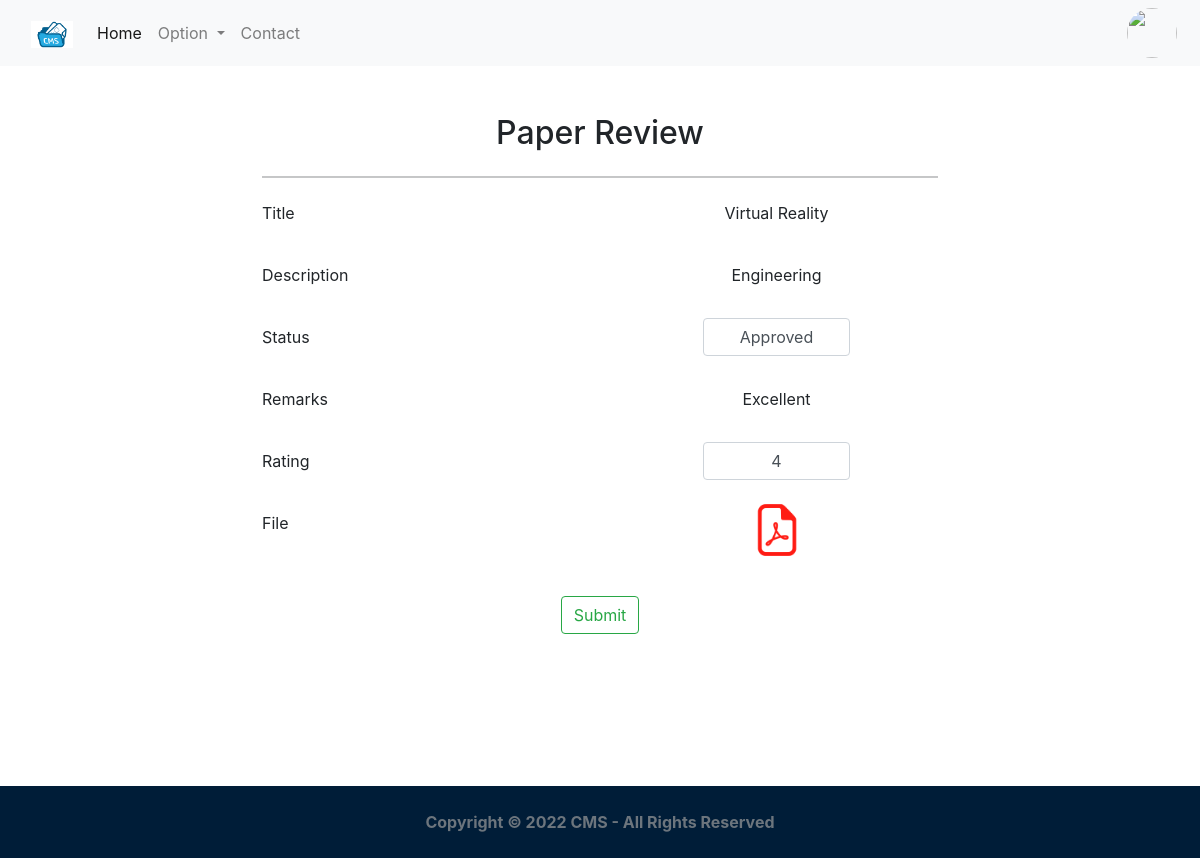
Screenshot of /feed/reviewer/update_review/10 (signed in) with the database file from the repository.
### core/models.py (models this page shows, shortened)
class Paper(models.Model):
	title = models.CharField(max_length=100)
	description = models.CharField(max_length=200)
	status = models.CharField(max_length=30,default='Submitted')
	file = models.FileField(upload_to='author_files/',validators=(validate_is_pdf,)) # taking files from author
	user = models.ForeignKey(User, on_delete=models.CASCADE)
	remarks = models.CharField(max_length=255,default='No-Remark')
	rating = models.IntegerField(default=0)
	created_on = models.DateTimeField(auto_now_add=True)
	review_date = models.DateTimeField(null=True)
	review_by = models.IntegerField(null=True)
	is_review_submit = models.BooleanField(default=False)
	class Meta:
		ordering = ['-created_on']

### core/views.py (the view, shortened to what this page needs)
# urls.py: path('feed/reviewer/update_review/<int:id>',login_required(UpdateReview.as_view()),name='update_review_view'),
class UpdateReview(View):
	template_name='core/updatereview.html'
	form_class = FormStatus
	def get(self,request,*args,**kwargs):
		detail_id = kwargs.get('id')
		detail_info=Paper.objects.filter(pk=detail_id).all()
		context={'detail_info':detail_info,}
		return render(request,self.template_name,context)

### core/templates/core/updatereview.html (shortened to what this page needs)
{% extends 'core/base1.html' %}
{% load static %}
{% load crispy_forms_field %}
{% block content %}
<div class="container mt-5 "  >
        <div class="row">
            <h2 class="text-center">Paper Review</h2>
            <div style="width:700px;" class=" mx-auto ml-3">
                <hr>
            <form  method="post" enctype="multipart/form-data">
                {% for obj in detail_info %}
                <div class="row my-2  ">
                    <label for="inputType" class="col-2 col-sm-6 col-form-label ">Title</label>
                    <div class="col-10 col-sm-6">
                      <input type="text" readonly class="form-control-plaintext text-center" name="title" id="inputType" value="{{obj.title|capfirst|truncatewords:7}}">
                    </div>
                  </div>
                  <div class=" row my-4">
                    <label for="inputType" class="col-2 col-sm-6  col-form-label">Description</label>
                    <div class="col-10 col-sm-6  mx-auto">
                      <input type="text" readonly class="form-control-plaintext text-center" name="description" id="inputType" value="{{ obj.description|title }}">
                    </div>
                  </div>
                  <div class=" row my-4">
                    <label for="inputType" class="col-2  col-sm-6  col-form-label">Status</label>
                    <div class="col-5 col-sm-3 mx-auto">
                      <select id="name" class="form-control text-center" name="status" >
                      <option selected>{{obj.status}}</option>
                    </select>
                    </div>
                  </div>
                  <div class=" row my-4">
                    <label for="inputType" class="col-2  col-sm-6  col-form-label">Remarks</label>
                    <div class="col-10 col-sm-6  mx-auto">
                      <input type="text" class="form-control-plaintext text-center" name="remarks" id="inputType" value="{{ obj.remarks }}">
                    </div>
                  </div>
                  <div class=" row my-4">
                    <label for="inputType" class="col-2 col-sm-6   col-form-label">Rating</label>
                    <div class="col-5 col-sm-3 mx-auto">
                      <select id="inputType" class="form-control text-center" name="rating" >
                      <option selected>{{obj.rating}}</option>
                    </select>
                    </div>
                  </div>
                  <div class=" row my-4">
                    <label for="inputType" class="col-2 col-sm-6  col-form-label">File</label>
                    <div class="col-5 col-sm-3 mx-auto text-center">
                      <a href="{{obj.file.url}}" name="file" target="_blank_" class=""><img src="{% static 'image/pdf1.png' %}" width="50px" height="52px"></a>
                    </div>
                  </div>
                 {% endfor %}
                <div class="mb-3 col-6 py-3 mx-auto text-center">
                    <button type="submit" class="btn btn-outline-success">Submit</button>
                </div>
            </form>
            </div>
            </div>
        </div>
<div style="height:15vh;">
    </div>
{% endblock %}

### rows the page displays
Paper: title "Virtual Reality", description "Engineering", status "Approved", remarks "Excellent", rating "4"
